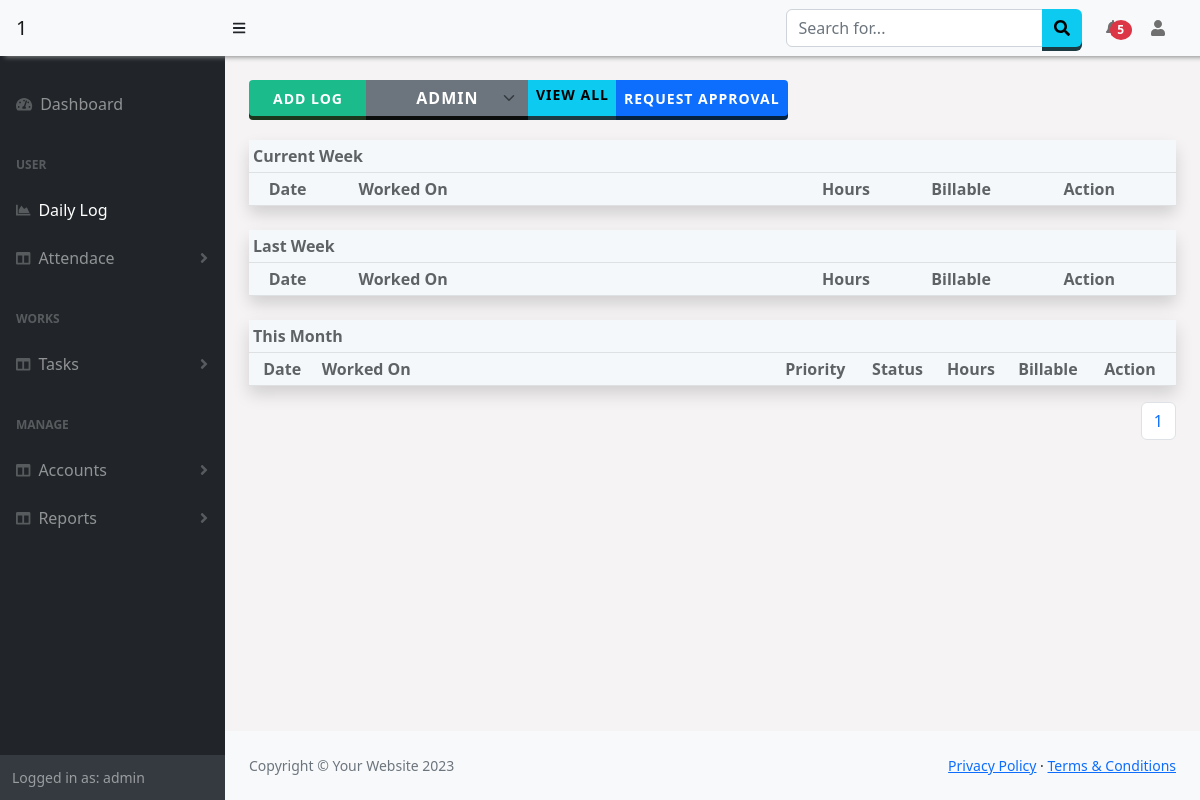
Before: /Worklog/dailylog/ (signed in) with the older database file.
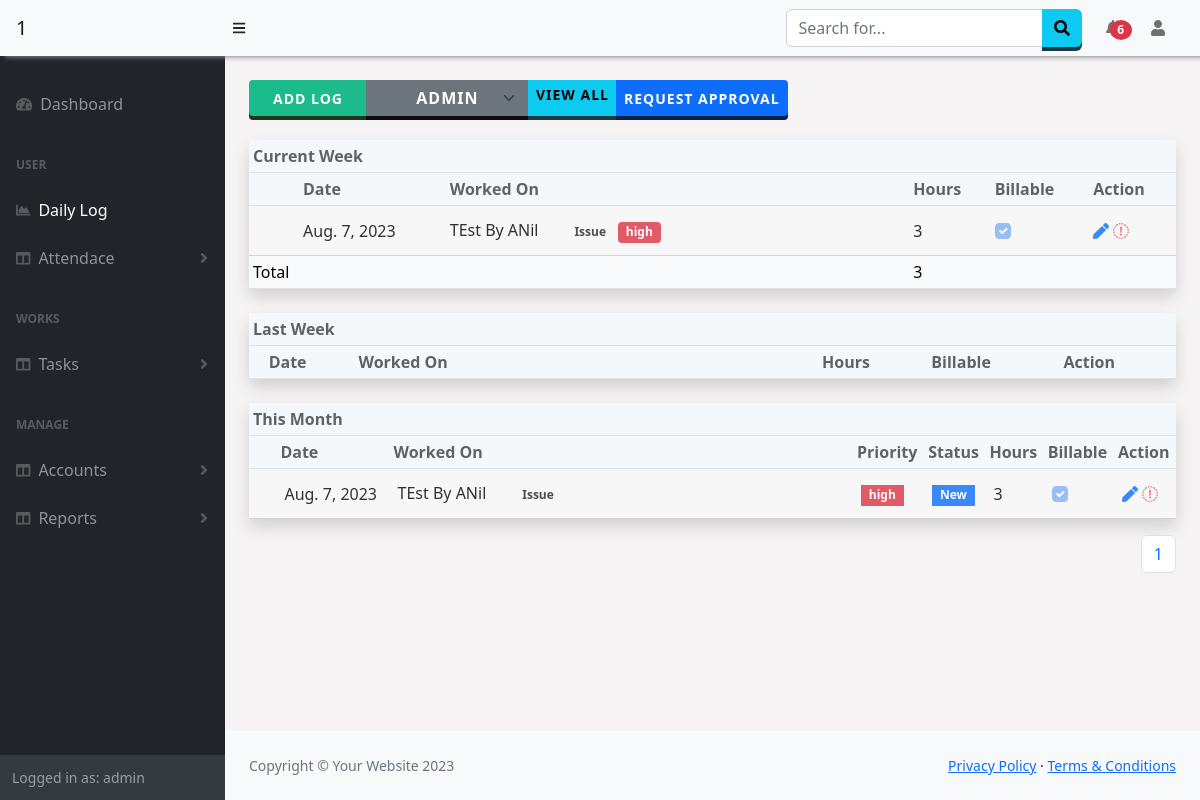
After: the same page with the newer database file.
### emp_worklog/models.py (models this page shows, shortened)
class worklog(models.Model):
  User = models.ForeignKey(User,on_delete=models.CASCADE)
  Date = models.DateField(default=timezone.now)
  TaskType = models.ForeignKey(tasktype, on_delete=models.CASCADE,default=None,null=True)
  project_id = models.ForeignKey(SubProject,null=True,on_delete=models.SET_NULL,default=None)
  task = models.ForeignKey(Ticket,null=True,on_delete=models.SET_NULL,default=None)
  Workdone = models.CharField(max_length=255)
  Hours = models.PositiveIntegerField(default=0)
  Billable = models.BooleanField("Billable", default=False, null=True)

class tasktype(models.Model):
  TaskType=models.CharField(max_length=100, null=False)

### Issue/models.py (models this page shows, shortened)
class Ticket(models.Model):
    ticket_name= models.CharField(max_length=30)
    ticket_type= models.CharField(max_length=30)
    short_desc= models.CharField(max_length=130,null=True)
    open_date= models.DateField(null=True)
    affected_user= models.ForeignKey(employee,null=True,on_delete=models.SET_NULL)
    priority= models.CharField(max_length=30)
    state= models.CharField(max_length=30,default="New",null=True)
    last_updated= models.DateField(null=True)
    assigned_grp= models.CharField(max_length=30,null=True)
    assigned_to= models.ForeignKey(User,on_delete=models.SET_NULL,null=True)
    email= models.EmailField(max_length=100,null=True)
    comments= models.CharField(max_length=120,null=True)
    company = models.ForeignKey(Company,on_delete=models.SET_NULL,null=True)

### emp_worklog/views.py (the view, shortened to what this page needs)
# urls.py: path('dailylog/', views.dailylog, name='dailylog'),
@login_required
@csrf_exempt
def dailylog(request):
    getTeam_users = checkTeams(request)
    allusers = User.objects.filter(pk__in=getTeam_users[0])
    task =tasktype.objects.all().values()
    date = datetime.today().weekday()
    if date == 0: #0=monday
        today = datetime.today()#-timedelta(days=1)#datetime.today()
    else:
        today = datetime.today()
    lastMonday = today + relativedelta(weekday=MO(-1))
    nextMonday = today + relativedelta(weekday=MO(1))
    all_data=worklog.objects.filter(User = request.user,Date__month=today.month)
    paginator=Paginator(all_data,10)
    page_number=request.GET.get('page')
    page_datafinal=paginator.get_page(page_number)
    totalpage=page_datafinal.paginator.num_pages
    if request.method == 'GET':
        thisweekdata = worklog.objects.filter(User = request.user,Date__range=(lastMonday,nextMonday))
        lastMonday2 = today + relativedelta(weekday=MO(-2))
        lastweekdata = worklog.objects.filter(User = request.user,Date__range=(lastMonday2,lastMonday-timedelta(days=1)))
        context= {
            'all_data':all_data,
            'tasktype':task,
            'lastweekdata':lastweekdata,
            'lastweektotal':lastweekdata.aggregate(Sum('Hours')),
            'thisweekdata':thisweekdata,
            'thisweektotal':thisweekdata.aggregate(Sum('Hours')),
            'is_team':getTeam_users[1],
            'all_data':page_datafinal,
            'totalpage':[n+1 for n in range(totalpage)],
            'users':allusers
        }
        return render(request, 'dailylog.html', context)

### emp_worklog/templates/dailylog.html (shortened to what this page needs)
{% extends "base.html" %}
{% block content %}
    <div class="">
		<div class="d-flex ">
			<div class="input-group w-auto">
				<button class="btn btn-success btn-sm ps-4 pe-4" type="button" id="logBtn" data-bs-toggle="modal" data-bs-target="#addLog" >
					Add Log
				</button>
				{% if user.is_superuser or is_team == True %}
				<select class=" btn btn-secondary form-select form-select-sm" id="user_s" onchange="getuserLog();" >
						<option value="{{user.id}}">{{user.username}}</option>
					</select>
				{% endif %}
				<a class="btn btn-info btn-sm" href="{% url 'usersLog' %}" >View All</a>
				<button class="btn btn-primary btn-sm" type="button" id="approveBtn" data-bs-toggle="modal" data-bs-target="#approveLog" >Request Approval</button>
			</div>
		</div>
        <div class="table-wrapper mt-4">
			<div class=" table-responsive-sm mt-4" >
				<table class="table display table-sm table-hover table-light shadow rounded" id="thisweeklogTable" >
					<thead>
						<tr><th colspan='5' class="text-center1">Current Week<th></tr>
						<tr class="align-middle ">
							<th></th>
							<th>Date</th>
							<th class="w-50">Worked On</th>
							<th>Hours</th>
							<th>Billable</th>
							<th>Action</th>
						</tr>
					</thead>
					<tbody>
						{% for d in thisweekdata %}
						<tr style="height:50px;opacity:0.8;" class="align-middle" id="testANil">
							<td class="p-2 details-control">
						   </td>
							<td>{{d.Date}}</td>
							<td class="w-25">
								{% if d.project_id != None %}{{d.project_id.name}}{% else %}{{d.task.ticket_name}} {% endif %}<span class="badge bg-light text-dark ms-4">{{d.TaskType.TaskType}}</span>
								{% if d.TaskType.TaskType == 'Issue' %}
								<span class="badge rounded-1 {% if d.task.priority == 'high' %}text-bg-danger{% elif d.task.priority == 'medium' %}text-bg-info{% elif d.task.priority == 'low' %}text-bg-primary{% endif %}">{{d.task.priority}}</span>
								{% endif %}
							</td>
							<td>{{d.Hours}}</td>
							<td><input disabled class="form-check-input" type="checkbox" {% if d.Billable != True %}{% else %}Checked{% endif %} /></td>
							<td>
								<a onclick="getLog({{d.id}})"><i class="fas fa-solid fa-pen text-primary"></i></a>
								<a  data-bs-toggle="modal" data-bs-target="#deleteLog"><i class="fas fa-sharp fa-solid fa-trash text-danger"></i></a>
							</td>
						</tr>
						{% endfor %}
					</tbody>
					<tfoot>
						{% if thisweekdata %}
							<tr>
								<td colspan="3">Total</td>
								<td colspan="3">
									{{thisweektotal.Hours__sum}}
								</td>
							</tr>
						{% endif %}
					</tfoot>
				</table>
			<div>
			<div class=" table-responsive-sm mt-4">
				<table class="table display  table-sm table-hover table-light shadow rounded" id="weeklogTable" >
					<thead>
						<tr><th colspan='5' class="text-center1">Last Week<th></tr>
						<tr>
							<th></th>
							<th>Date</th>
							<th class="w-50">Worked On</th>
							<th>Hours</th>
							<th>Billable</th>
							<th>Action</th>
						</tr>
					</thead>
				</table>
			</div>
			<div class=" table-responsive-sm mt-4">
				<table class="table display table-sm table-hover table-light shadow" id="logTable" >
					<thead>
						<tr><th colspan='7' class="text-center1">This Month<th></tr>
						<tr>
							<th></th>
							<th scope="col" class="">Date</th>
							<th scope="col" class="w-50">Worked On</th>
							<th scope="col">Priority</th>
							<th scope="col">Status</th>
							<th scope="col">Hours</th>
							<th scope="col">Billable</th>
							<th scope="col">Action</th>
						</tr>
					</thead>
					<tbody>
						{% for d in all_data %}
						<tr class="align-middle" style="height:50px;font-weight:400;" >
							<td class="details-control">
							</td>
							<td class="p-2">{{d.Date}}</td>
							<td class="w-25 p-2">{% if d.project_id != None %}{{d.project_id.name}}{% else %}{{d.task.ticket_name}} {% endif %}<span class="badge bg-light text-dark ms-4">{{d.TaskType.TaskType}}</span></td>
							<td class="p-2">
								{% if d.TaskType.TaskType == 'Issue' %}
								<span class="badge rounded-0 {% if d.task.priority == 'high' %}text-bg-danger{% elif d.task.priority == 'medium' %}text-bg-info{% elif d.task.priority == 'low' %}text-bg-primary{% endif %}">{{d.task.priority}}</span>
								{% endif %}
							</td>
							<td class="p-2">
								{% if d.TaskType.TaskType == 'Issue' %}
								<span class="badge rounded-0 {% if d.task.state == 'New' %}text-bg-primary{% elif d.task.state == 'InProgress' %}text-bg-info{% elif d.task.state == 'Completed' %}text-bg-success{% elif d.task.state == 'Hold' %}text-bg-warning{% elif d.task.state == 'Canceled' %}text-bg-danger{% endif %}">{{d.task.state}}</span>
								{% endif %}
							</td>
							<td class="p-2">{{d.Hours}}</td>
							<td class="p-2"><input disabled class="form-check-input" type="checkbox" {% if d.Billable != True %}{% else %}Checked{% endif %} /></td>
							<td class="p-2">
								<a onclick="getLog({{d.id}})"><i class="fas fa-solid fa-pen text-primary"></i></a>
								<a  data-bs-toggle="modal" data-bs-target="#deleteLog"><i class="fas fa-sharp fa-solid fa-trash text-danger"></i></a>
							</td>
						</tr>
						{% endfor %}
					</tbody>
				</table>
				<div class="clearfix" style="display: flex; justify-content: right;">
					<nav aria-label="...">
						<ul class="pagination">
							{% for n in totalpage %}
							<li class="page-item"><a href="/Worklog/dailylog/?page={{n}}"  class="page-link">{{n}}</a></li>
							{% endfor %}
						</ul>
					</nav>
				</div>
			</div>
        </div>
    </div>
{% endblock %}

### templates/base.html (shortened to what this page needs)
<!DOCTYPE html>
<html lang="en">
    <head>
        <link href="https://cdn.jsdelivr.net/npm/simple-datatables@7.1.2/dist/style.min.css" rel="stylesheet" />
        <link href="https://cdn.datatables.net/1.13.5/css/jquery.dataTables.min.css" rel="stylesheet" />
        <link href="https://cdn.datatables.net/buttons/2.4.1/css/buttons.dataTables.min.css" rel="stylesheet" />
        <link href="/static/css/styles.css" rel="stylesheet" />
        <link href="/static/css/customSB.css" rel="stylesheet" />
    </head>
    <body class="sb-nav-fixed" >
        <nav class="sb-topnav navbar navbar-expand-sm navbar-light bg-light fixed-top" style=" box-shadow: 5px 1px 5px #888888;">
            <a class="navbar-brand ps-3 bg-light" href="{% url 'home' %}">{{request.session.company}}{{request.session.id}}</a>
            <button class="btn btn-link btn-sm order-2 order-lg-0 me-4 me-lg-0" id="sidebarToggle" href="#!"><i class="fas fa-bars"></i></button>
            <form class="d-none d-md-inline-block form-inline ms-auto me-0 me-md-3 my-2 my-md-0">
                <div class="input-group">
                    <input class="form-control" type="text" placeholder="Search for..." aria-label="Search for..." aria-describedby="btnNavbarSearch" />
                    <button class="btn btn-info" id="btnNavbarSearch" type="button"><i class="fas fa-search"></i></button>
                </div>
            </form>
            <ul class="navbar-nav ms-auto ms-md-0 ">
                <li class="nav-item dropdown">
                    <a class="nav-link dropdown-toggle" id="navbarDropdown" href="#" role="button" data-bs-toggle="dropdown" aria-expanded="false"> <span class="badge badge-sm badge-danger badge-counter bg-danger rounded-circle " style="margin-left:-10px;">{% if n_leaves.count|add:n_log_approval.count != 0 %}{{ n_leaves.count|add:n_log_approval.count}}{% endif %}</span></a>
                        </a></li>
                    </ul>
            <ul class="navbar-nav  ms-md-0 me-3 me-lg-4">
                <li class="nav-item dropdown">
                    <a class="nav-link dropdown-toggle" id="navbarDropdown" href="#" role="button" data-bs-toggle="dropdown" aria-expanded="false"><i class="fas fa-user fa-fw"></i></a>
                </li>
            </ul>
        </nav>
        <div id="layoutSidenav" style="background-color:rgb(245, 243, 243);">
            <div id="layoutSidenav_nav">
                <nav class="sb-sidenav accordion sb-sidenav-dark" id="sidenavAccordion" >
                    <div class="sb-sidenav-menu" >
                        <div class="nav">
                            <a class="nav-link mt-4" href="{% url 'home' %}">
                                <div class="sb-nav-link-icon"><i class="fas fa-tachometer-alt"></i></div>
                                <span style="{% if request.path == '/' %}color:white;{% endif %}">Dashboard<span>
                            </a>
                            <div class="sb-sidenav-menu-heading">User</div>
                            <a class="nav-link" href="{% url 'dailylog' %}">
                                <div class="sb-nav-link-icon"><i class="fas fa-chart-area"></i></div>
                                <span style="{% if request.path == '/Worklog/dailylog/' %}color:white;{% endif %}">Daily Log<span>
                            </a>
                            <a class="nav-link collapsed" href="#" data-bs-toggle="collapse" data-bs-target="#collapseAttendance" aria-expanded="false" aria-controls="collapseLayouts">
                                <div class="sb-nav-link-icon"><i class="fas fa-columns"></i></div>
                                Attendace
                                <div class="sb-sidenav-collapse-arrow"><i class="fas fa-angle-down"></i></div>
                            </a>
                            <div class="sb-sidenav-menu-heading">Works</div>
                            <a class="nav-link collapsed" href="#" data-bs-toggle="collapse" data-bs-target="#collapseLayouts" aria-expanded="false" aria-controls="collapseLayouts">
                                <div class="sb-nav-link-icon"><i class="fas fa-columns"></i></div>
                                Tasks
                                <div class="sb-sidenav-collapse-arrow"><i class="fas fa-angle-down"></i></div>
                            </a>
                            <div class="sb-sidenav-menu-heading">Manage</div>
                            <a class="nav-link collapsed" href="#" data-bs-toggle="collapse" data-bs-target="#collapseDetails" aria-expanded="false" aria-controls="collapseLayouts">
                                <div class="sb-nav-link-icon"><i class="fas fa-columns"></i></div>
                                Accounts
                                <div class="sb-sidenav-collapse-arrow"><i class="fas fa-angle-down"></i></div>
                            </a>
                            <a class="nav-link collapsed" href="#" data-bs-toggle="collapse" data-bs-target="#collapseReports" aria-expanded="false" aria-controls="collapseLayouts">
                                <div class="sb-nav-link-icon"><i class="fas fa-columns"></i></div>
                                Reports
                                <div class="sb-sidenav-collapse-arrow"><i class="fas fa-angle-down"></i></div>
                            </a>
                        </div>
                    </div>
                    <div class="sb-sidenav-footer">
                        <div class="small">Logged in as: {{ user.username}}</div>
                    </div>
                </nav>
            </div>
            <div id="layoutSidenav_content" >
                <main class="p-4" >
                    {% block content %}
                {% endblock %}
                </main>
                <footer class="py-4 bg-light mt-auto">
                    <div class="container-fluid px-4">
                        <div class="d-flex align-items-center justify-content-between small">
                            <div class="text-muted">Copyright &copy; Your Website 2023</div>
                            <div>
                                <a href="#">Privacy Policy</a>
                                &middot;
                                <a href="#">Terms &amp; Conditions</a>
                            </div>
                        </div>
                    </div>
                </footer>
            </div>
        </div>
        <link href="https://cdnjs.cloudflare.com/ajax/libs/twitter-bootstrap/5.2.0/css/bootstrap.min.css" rel="stylesheet" type="text/css">
    </body>
</html>

Changed rows visible on the page:
added worklog: Date "Aug. 7, 2023", task.ticket_name "TEst By ANil", TaskType.TaskType "Issue", task.priority "high", Hours "3", Billable "☑", task.state "New"
Other visible differences:
{{ n_leaves.count|add:n_log_approval.count }}: "5" → "6"
{{ thisweektotal.Hours__sum }}: (not shown) → "3"
text now shown: "Total"
